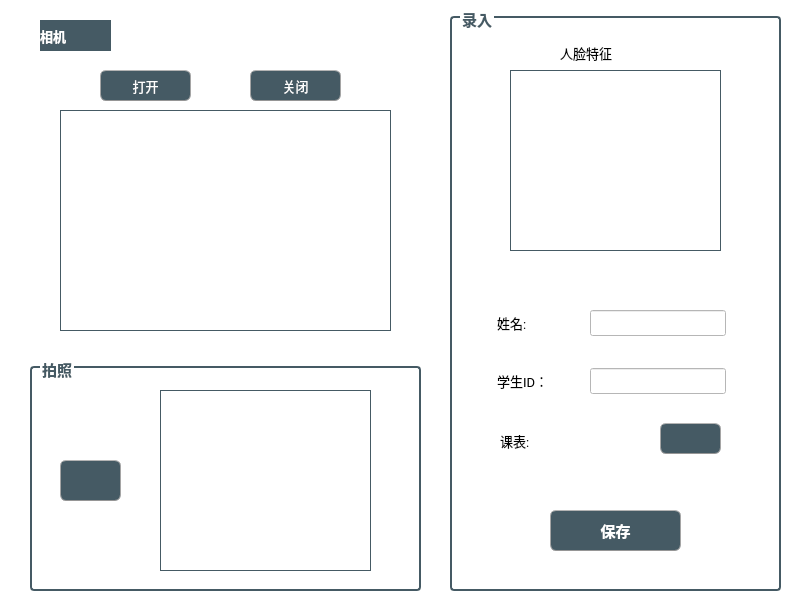
<?xml version="1.0" encoding="UTF-8"?>
<ui version="4.0">
 <class>FaceRegisterForm</class>
 <widget class="QWidget" name="FaceRegisterForm">
  <property name="geometry">
   <rect>
    <x>0</x>
    <y>0</y>
    <width>800</width>
    <height>600</height>
   </rect>
  </property>
  <property name="windowTitle">
   <string>Form</string>
  </property>
  <property name="styleSheet">
   <string notr="true">background-color: rgb(255, 255, 255);</string>
  </property>
  <widget class="QLabel" name="label_tablecard">
   <property name="geometry">
    <rect>
     <x>20</x>
     <y>10</y>
     <width>411</width>
     <height>341</height>
    </rect>
   </property>
   <property name="font">
    <font>
     <family>Roboto</family>
     <pointsize>10</pointsize>
     <weight>75</weight>
     <bold>true</bold>
    </font>
   </property>
   <property name="styleSheet">
    <string notr="true">border-image: url(:/icon/pic/table_card.png);</string>
   </property>
   <property name="text">
    <string/>
   </property>
   <property name="alignment">
    <set>Qt::AlignCenter</set>
   </property>
  </widget>
  <widget class="QLabel" name="label_6">
   <property name="geometry">
    <rect>
     <x>40</x>
     <y>20</y>
     <width>71</width>
     <height>31</height>
    </rect>
   </property>
   <property name="font">
    <font>
     <family>Roboto</family>
     <pointsize>10</pointsize>
     <weight>75</weight>
     <bold>true</bold>
    </font>
   </property>
   <property name="styleSheet">
    <string notr="true">background-color: rgb(69, 90, 100);
color: rgb(255, 255, 255);</string>
   </property>
   <property name="text">
    <string>相机</string>
   </property>
  </widget>
  <widget class="QPushButton" name="pushButton_open">
   <property name="geometry">
    <rect>
     <x>100</x>
     <y>70</y>
     <width>91</width>
     <height>31</height>
    </rect>
   </property>
   <property name="font">
    <font>
     <family>Roboto</family>
     <pointsize>10</pointsize>
     <weight>50</weight>
     <bold>false</bold>
    </font>
   </property>
   <property name="styleSheet">
    <string notr="true">QPushButton{
	
	color: rgb(255, 255, 255);
	border-width: 1px;
	border-radius: 6px;
	border-bottom-color: rgb(150,150,150);
	border-right-color: rgb(165,165,165);
	border-left-color: rgb(165,165,165);
	border-top-color: rgb(180,180,180);
	border-style: solid;
	padding: 4px;
	background-color: rgb(69, 90, 100);
}
QPushButton:hover{
	color: rgb(255, 255, 255);
	border-width: 1px;
	border-radius:6px;
	border-top-color: rgb(255,150,60);
	border-right-color: qlineargradient(spread:pad, x1:0, y1:1, x2:1, y2:0, stop:0 rgba(200, 70, 20, 255), stop:1 rgba(255,150,60, 255));
	border-left-color:  qlineargradient(spread:pad, x1:1, y1:0, x2:0, y2:0, stop:0 rgba(200, 70, 20, 255), stop:1 rgba(255,150,60, 255));
	border-bottom-color: rgb(200,70,20);
	border-style: solid;
	padding: 2px;
	background-color: rgb(69, 90, 100);
}
QPushButton:default{
	color: rgb(255, 255, 255);
	border-width: 1px;
	border-radius:6px;
	border-top-color: rgb(255,150,60);
	border-right-color: qlineargradient(spread:pad, x1:0, y1:1, x2:1, y2:0, stop:0 rgba(200, 70, 20, 255), stop:1 rgba(255,150,60, 255));
	border-left-color:  qlineargradient(spread:pad, x1:1, y1:0, x2:0, y2:0, stop:0 rgba(200, 70, 20, 255), stop:1 rgba(255,150,60, 255));
	border-bottom-color: rgb(200,70,20);
	border-style: solid;
	padding: 2px;
	background-color: qlineargradient(spread:pad, x1:0.5, y1:1, x2:0.5, y2:0, stop:0 rgba(220, 220, 220, 255), stop:1 rgba(255, 255, 255, 255));
}
QPushButton:pressed{
	color: rgb(255, 255, 255);
	border-width: 1px;
	border-radius: 6px;
	border-width: 1px;
	border-top-color: rgba(255,150,60,200);
	border-right-color: qlineargradient(spread:pad, x1:0, y1:1, x2:1, y2:0, stop:0 rgba(200, 70, 20, 255), stop:1 rgba(255,150,60, 200));
	border-left-color:  qlineargradient(spread:pad, x1:1, y1:0, x2:0, y2:0, stop:0 rgba(200, 70, 20, 255), stop:1 rgba(255,150,60, 200));
	border-bottom-color: rgba(200,70,20,200);
	border-style: solid;
	padding: 2px;
	
	background-color: rgb(129, 156, 169);
	
}</string>
   </property>
   <property name="text">
    <string>打开</string>
   </property>
   <property name="icon">
    <iconset resource="resource.qrc">
     <normaloff>:/icon/pic/camera.png</normaloff>:/icon/pic/camera.png</iconset>
   </property>
  </widget>
  <widget class="QGroupBox" name="groupBox_2">
   <property name="geometry">
    <rect>
     <x>30</x>
     <y>360</y>
     <width>391</width>
     <height>231</height>
    </rect>
   </property>
   <property name="font">
    <font>
     <family>Roboto Black</family>
     <pointsize>11</pointsize>
     <weight>75</weight>
     <bold>true</bold>
    </font>
   </property>
   <property name="styleSheet">
    <string notr="true">QGroupBox
        {
          border: 2px solid rgb(69, 90, 100);
          border-radius:4px;
          margin-top:6px;
          }
QGroupBox:title
        {
          color:rgb(69, 90, 100);
          subcontrol-origin: margin;
          left: 10px;
          }</string>
   </property>
   <property name="title">
    <string>拍照</string>
   </property>
   <widget class="QLabel" name="label_face">
    <property name="geometry">
     <rect>
      <x>130</x>
      <y>30</y>
      <width>211</width>
      <height>181</height>
     </rect>
    </property>
    <property name="styleSheet">
     <string notr="true">border: 1px solid rgb(69, 90, 100);</string>
    </property>
    <property name="text">
     <string/>
    </property>
   </widget>
   <widget class="QPushButton" name="pushButton_take_photo">
    <property name="geometry">
     <rect>
      <x>30</x>
      <y>100</y>
      <width>61</width>
      <height>41</height>
     </rect>
    </property>
    <property name="font">
     <font>
      <family>Roboto</family>
      <pointsize>11</pointsize>
      <weight>75</weight>
      <bold>true</bold>
     </font>
    </property>
    <property name="styleSheet">
     <string notr="true">QPushButton{
	
	color: rgb(255, 255, 255);
	border-width: 1px;
	border-radius: 6px;
	border-bottom-color: rgb(150,150,150);
	border-right-color: rgb(165,165,165);
	border-left-color: rgb(165,165,165);
	border-top-color: rgb(180,180,180);
	border-style: solid;
	padding: 4px;
	background-color: rgb(69, 90, 100);
}
QPushButton:hover{
	color: rgb(255, 255, 255);
	border-width: 1px;
	border-radius:6px;
	border-top-color: rgb(255,150,60);
	border-right-color: qlineargradient(spread:pad, x1:0, y1:1, x2:1, y2:0, stop:0 rgba(200, 70, 20, 255), stop:1 rgba(255,150,60, 255));
	border-left-color:  qlineargradient(spread:pad, x1:1, y1:0, x2:0, y2:0, stop:0 rgba(200, 70, 20, 255), stop:1 rgba(255,150,60, 255));
	border-bottom-color: rgb(200,70,20);
	border-style: solid;
	padding: 2px;
	background-color: rgb(69, 90, 100);
}
QPushButton:default{
	color: rgb(255, 255, 255);
	border-width: 1px;
	border-radius:6px;
	border-top-color: rgb(255,150,60);
	border-right-color: qlineargradient(spread:pad, x1:0, y1:1, x2:1, y2:0, stop:0 rgba(200, 70, 20, 255), stop:1 rgba(255,150,60, 255));
	border-left-color:  qlineargradient(spread:pad, x1:1, y1:0, x2:0, y2:0, stop:0 rgba(200, 70, 20, 255), stop:1 rgba(255,150,60, 255));
	border-bottom-color: rgb(200,70,20);
	border-style: solid;
	padding: 2px;
	background-color: qlineargradient(spread:pad, x1:0.5, y1:1, x2:0.5, y2:0, stop:0 rgba(220, 220, 220, 255), stop:1 rgba(255, 255, 255, 255));
}
QPushButton:pressed{
	color: rgb(255, 255, 255);
	border-width: 1px;
	border-radius: 6px;
	border-width: 1px;
	border-top-color: rgba(255,150,60,200);
	border-right-color: qlineargradient(spread:pad, x1:0, y1:1, x2:1, y2:0, stop:0 rgba(200, 70, 20, 255), stop:1 rgba(255,150,60, 200));
	border-left-color:  qlineargradient(spread:pad, x1:1, y1:0, x2:0, y2:0, stop:0 rgba(200, 70, 20, 255), stop:1 rgba(255,150,60, 200));
	border-bottom-color: rgba(200,70,20,200);
	border-style: solid;
	padding: 2px;
	
	background-color: rgb(129, 156, 169);
	
}</string>
    </property>
    <property name="text">
     <string/>
    </property>
    <property name="icon">
     <iconset resource="resource.qrc">
      <normaloff>:/icon/pic/take photo.png</normaloff>:/icon/pic/take photo.png</iconset>
    </property>
   </widget>
  </widget>
  <widget class="QGroupBox" name="groupBox_3">
   <property name="geometry">
    <rect>
     <x>450</x>
     <y>10</y>
     <width>331</width>
     <height>581</height>
    </rect>
   </property>
   <property name="font">
    <font>
     <family>Roboto Black</family>
     <pointsize>11</pointsize>
     <weight>75</weight>
     <bold>true</bold>
    </font>
   </property>
   <property name="styleSheet">
    <string notr="true">QGroupBox
        {
          border: 2px solid rgb(69, 90, 100);
          border-radius:4px;
          margin-top:6px;
          }
QGroupBox:title
        {
          color:rgb(69, 90, 100);
          subcontrol-origin: margin;
          left: 10px;
          }</string>
   </property>
   <property name="title">
    <string>录入</string>
   </property>
   <widget class="QLabel" name="label_face_feature">
    <property name="geometry">
     <rect>
      <x>60</x>
      <y>60</y>
      <width>211</width>
      <height>181</height>
     </rect>
    </property>
    <property name="styleSheet">
     <string notr="true">border: 1px solid rgb(69, 90, 100);</string>
    </property>
    <property name="text">
     <string/>
    </property>
   </widget>
   <widget class="QPushButton" name="pushButton_add_timetable">
    <property name="geometry">
     <rect>
      <x>210</x>
      <y>413</y>
      <width>61</width>
      <height>31</height>
     </rect>
    </property>
    <property name="font">
     <font>
      <family>Roboto</family>
      <pointsize>11</pointsize>
      <weight>75</weight>
      <bold>true</bold>
     </font>
    </property>
    <property name="styleSheet">
     <string notr="true">QPushButton{
	
	color: rgb(255, 255, 255);
	border-width: 1px;
	border-radius: 6px;
	border-bottom-color: rgb(150,150,150);
	border-right-color: rgb(165,165,165);
	border-left-color: rgb(165,165,165);
	border-top-color: rgb(180,180,180);
	border-style: solid;
	padding: 4px;
	background-color: rgb(69, 90, 100);
}
QPushButton:hover{
	color: rgb(255, 255, 255);
	border-width: 1px;
	border-radius:6px;
	border-top-color: rgb(255,150,60);
	border-right-color: qlineargradient(spread:pad, x1:0, y1:1, x2:1, y2:0, stop:0 rgba(200, 70, 20, 255), stop:1 rgba(255,150,60, 255));
	border-left-color:  qlineargradient(spread:pad, x1:1, y1:0, x2:0, y2:0, stop:0 rgba(200, 70, 20, 255), stop:1 rgba(255,150,60, 255));
	border-bottom-color: rgb(200,70,20);
	border-style: solid;
	padding: 2px;
	background-color: rgb(69, 90, 100);
}
QPushButton:default{
	color: rgb(255, 255, 255);
	border-width: 1px;
	border-radius:6px;
	border-top-color: rgb(255,150,60);
	border-right-color: qlineargradient(spread:pad, x1:0, y1:1, x2:1, y2:0, stop:0 rgba(200, 70, 20, 255), stop:1 rgba(255,150,60, 255));
	border-left-color:  qlineargradient(spread:pad, x1:1, y1:0, x2:0, y2:0, stop:0 rgba(200, 70, 20, 255), stop:1 rgba(255,150,60, 255));
	border-bottom-color: rgb(200,70,20);
	border-style: solid;
	padding: 2px;
	background-color: qlineargradient(spread:pad, x1:0.5, y1:1, x2:0.5, y2:0, stop:0 rgba(220, 220, 220, 255), stop:1 rgba(255, 255, 255, 255));
}
QPushButton:pressed{
	color: rgb(255, 255, 255);
	border-width: 1px;
	border-radius: 6px;
	border-width: 1px;
	border-top-color: rgba(255,150,60,200);
	border-right-color: qlineargradient(spread:pad, x1:0, y1:1, x2:1, y2:0, stop:0 rgba(200, 70, 20, 255), stop:1 rgba(255,150,60, 200));
	border-left-color:  qlineargradient(spread:pad, x1:1, y1:0, x2:0, y2:0, stop:0 rgba(200, 70, 20, 255), stop:1 rgba(255,150,60, 200));
	border-bottom-color: rgba(200,70,20,200);
	border-style: solid;
	padding: 2px;
	
	background-color: rgb(129, 156, 169);
	
}</string>
    </property>
    <property name="text">
     <string/>
    </property>
    <property name="icon">
     <iconset resource="resource.qrc">
      <normaloff>:/icon/pic/add.png</normaloff>:/icon/pic/add.png</iconset>
    </property>
   </widget>
   <widget class="QPushButton" name="pushButton_register">
    <property name="geometry">
     <rect>
      <x>100</x>
      <y>500</y>
      <width>131</width>
      <height>41</height>
     </rect>
    </property>
    <property name="font">
     <font>
      <family>Roboto</family>
      <pointsize>11</pointsize>
      <weight>75</weight>
      <bold>true</bold>
     </font>
    </property>
    <property name="styleSheet">
     <string notr="true">QPushButton{
	
	color: rgb(255, 255, 255);
	border-width: 1px;
	border-radius: 6px;
	border-bottom-color: rgb(150,150,150);
	border-right-color: rgb(165,165,165);
	border-left-color: rgb(165,165,165);
	border-top-color: rgb(180,180,180);
	border-style: solid;
	padding: 4px;
	background-color: rgb(69, 90, 100);
}
QPushButton:hover{
	color: rgb(255, 255, 255);
	border-width: 1px;
	border-radius:6px;
	border-top-color: rgb(255,150,60);
	border-right-color: qlineargradient(spread:pad, x1:0, y1:1, x2:1, y2:0, stop:0 rgba(200, 70, 20, 255), stop:1 rgba(255,150,60, 255));
	border-left-color:  qlineargradient(spread:pad, x1:1, y1:0, x2:0, y2:0, stop:0 rgba(200, 70, 20, 255), stop:1 rgba(255,150,60, 255));
	border-bottom-color: rgb(200,70,20);
	border-style: solid;
	padding: 2px;
	background-color: rgb(69, 90, 100);
}
QPushButton:default{
	color: rgb(255, 255, 255);
	border-width: 1px;
	border-radius:6px;
	border-top-color: rgb(255,150,60);
	border-right-color: qlineargradient(spread:pad, x1:0, y1:1, x2:1, y2:0, stop:0 rgba(200, 70, 20, 255), stop:1 rgba(255,150,60, 255));
	border-left-color:  qlineargradient(spread:pad, x1:1, y1:0, x2:0, y2:0, stop:0 rgba(200, 70, 20, 255), stop:1 rgba(255,150,60, 255));
	border-bottom-color: rgb(200,70,20);
	border-style: solid;
	padding: 2px;
	background-color: qlineargradient(spread:pad, x1:0.5, y1:1, x2:0.5, y2:0, stop:0 rgba(220, 220, 220, 255), stop:1 rgba(255, 255, 255, 255));
}
QPushButton:pressed{
	color: rgb(255, 255, 255);
	border-width: 1px;
	border-radius: 6px;
	border-width: 1px;
	border-top-color: rgba(255,150,60,200);
	border-right-color: qlineargradient(spread:pad, x1:0, y1:1, x2:1, y2:0, stop:0 rgba(200, 70, 20, 255), stop:1 rgba(255,150,60, 200));
	border-left-color:  qlineargradient(spread:pad, x1:1, y1:0, x2:0, y2:0, stop:0 rgba(200, 70, 20, 255), stop:1 rgba(255,150,60, 200));
	border-bottom-color: rgba(200,70,20,200);
	border-style: solid;
	padding: 2px;
	
	background-color: rgb(129, 156, 169);
	
}</string>
    </property>
    <property name="text">
     <string>保存</string>
    </property>
    <property name="icon">
     <iconset resource="resource.qrc">
      <normaloff>:/icon/pic/save.png</normaloff>:/icon/pic/save.png</iconset>
    </property>
   </widget>
   <widget class="QLabel" name="label_3">
    <property name="geometry">
     <rect>
      <x>47</x>
      <y>300</y>
      <width>86</width>
      <height>26</height>
     </rect>
    </property>
    <property name="font">
     <font>
      <family>Roboto</family>
      <pointsize>10</pointsize>
      <weight>50</weight>
      <bold>false</bold>
     </font>
    </property>
    <property name="text">
     <string>姓名:</string>
    </property>
   </widget>
   <widget class="QLabel" name="label_2">
    <property name="geometry">
     <rect>
      <x>47</x>
      <y>358</y>
      <width>86</width>
      <height>26</height>
     </rect>
    </property>
    <property name="font">
     <font>
      <family>Roboto</family>
      <pointsize>10</pointsize>
      <weight>50</weight>
      <bold>false</bold>
     </font>
    </property>
    <property name="text">
     <string>学生ID：</string>
    </property>
   </widget>
   <widget class="QLineEdit" name="lineEdit_name">
    <property name="geometry">
     <rect>
      <x>140</x>
      <y>300</y>
      <width>136</width>
      <height>26</height>
     </rect>
    </property>
    <property name="font">
     <font>
      <family>Roboto</family>
      <pointsize>10</pointsize>
     </font>
    </property>
   </widget>
   <widget class="QLineEdit" name="lineEdit_sno">
    <property name="geometry">
     <rect>
      <x>140</x>
      <y>358</y>
      <width>136</width>
      <height>26</height>
     </rect>
    </property>
    <property name="font">
     <font>
      <family>Roboto</family>
      <pointsize>10</pointsize>
     </font>
    </property>
   </widget>
   <widget class="QLabel" name="label_4">
    <property name="geometry">
     <rect>
      <x>110</x>
      <y>30</y>
      <width>111</width>
      <height>26</height>
     </rect>
    </property>
    <property name="font">
     <font>
      <family>Roboto</family>
      <pointsize>10</pointsize>
      <weight>50</weight>
      <bold>false</bold>
     </font>
    </property>
    <property name="text">
     <string>人脸特征</string>
    </property>
   </widget>
   <widget class="QLabel" name="label_5">
    <property name="geometry">
     <rect>
      <x>50</x>
      <y>418</y>
      <width>86</width>
      <height>26</height>
     </rect>
    </property>
    <property name="font">
     <font>
      <family>Roboto</family>
      <pointsize>10</pointsize>
      <weight>50</weight>
      <bold>false</bold>
     </font>
    </property>
    <property name="text">
     <string>课表:</string>
    </property>
   </widget>
   <widget class="QLabel" name="label">
    <property name="geometry">
     <rect>
      <x>150</x>
      <y>410</y>
      <width>40</width>
      <height>40</height>
     </rect>
    </property>
    <property name="styleSheet">
     <string notr="true">border-image: url(:/icon/pic/na.png);</string>
    </property>
    <property name="text">
     <string/>
    </property>
   </widget>
  </widget>
  <widget class="QPushButton" name="pushButton_stop">
   <property name="geometry">
    <rect>
     <x>250</x>
     <y>70</y>
     <width>91</width>
     <height>31</height>
    </rect>
   </property>
   <property name="font">
    <font>
     <family>Roboto</family>
     <pointsize>10</pointsize>
     <weight>50</weight>
     <bold>false</bold>
    </font>
   </property>
   <property name="styleSheet">
    <string notr="true">QPushButton{
	
	color: rgb(255, 255, 255);
	border-width: 1px;
	border-radius: 6px;
	border-bottom-color: rgb(150,150,150);
	border-right-color: rgb(165,165,165);
	border-left-color: rgb(165,165,165);
	border-top-color: rgb(180,180,180);
	border-style: solid;
	padding: 4px;
	background-color: rgb(69, 90, 100);
}
QPushButton:hover{
	color: rgb(255, 255, 255);
	border-width: 1px;
	border-radius:6px;
	border-top-color: rgb(255,150,60);
	border-right-color: qlineargradient(spread:pad, x1:0, y1:1, x2:1, y2:0, stop:0 rgba(200, 70, 20, 255), stop:1 rgba(255,150,60, 255));
	border-left-color:  qlineargradient(spread:pad, x1:1, y1:0, x2:0, y2:0, stop:0 rgba(200, 70, 20, 255), stop:1 rgba(255,150,60, 255));
	border-bottom-color: rgb(200,70,20);
	border-style: solid;
	padding: 2px;
	background-color: rgb(69, 90, 100);
}
QPushButton:default{
	color: rgb(255, 255, 255);
	border-width: 1px;
	border-radius:6px;
	border-top-color: rgb(255,150,60);
	border-right-color: qlineargradient(spread:pad, x1:0, y1:1, x2:1, y2:0, stop:0 rgba(200, 70, 20, 255), stop:1 rgba(255,150,60, 255));
	border-left-color:  qlineargradient(spread:pad, x1:1, y1:0, x2:0, y2:0, stop:0 rgba(200, 70, 20, 255), stop:1 rgba(255,150,60, 255));
	border-bottom-color: rgb(200,70,20);
	border-style: solid;
	padding: 2px;
	background-color: qlineargradient(spread:pad, x1:0.5, y1:1, x2:0.5, y2:0, stop:0 rgba(220, 220, 220, 255), stop:1 rgba(255, 255, 255, 255));
}
QPushButton:pressed{
	color: rgb(255, 255, 255);
	border-width: 1px;
	border-radius: 6px;
	border-width: 1px;
	border-top-color: rgba(255,150,60,200);
	border-right-color: qlineargradient(spread:pad, x1:0, y1:1, x2:1, y2:0, stop:0 rgba(200, 70, 20, 255), stop:1 rgba(255,150,60, 200));
	border-left-color:  qlineargradient(spread:pad, x1:1, y1:0, x2:0, y2:0, stop:0 rgba(200, 70, 20, 255), stop:1 rgba(255,150,60, 200));
	border-bottom-color: rgba(200,70,20,200);
	border-style: solid;
	padding: 2px;
	
	background-color: rgb(129, 156, 169);
	
}</string>
   </property>
   <property name="text">
    <string>关闭</string>
   </property>
   <property name="icon">
    <iconset resource="resource.qrc">
     <normaloff>:/icon/pic/stop.png</normaloff>:/icon/pic/stop.png</iconset>
   </property>
  </widget>
  <widget class="QLabel" name="label_frame">
   <property name="geometry">
    <rect>
     <x>60</x>
     <y>110</y>
     <width>331</width>
     <height>221</height>
    </rect>
   </property>
   <property name="styleSheet">
    <string notr="true">border: 1px solid rgb(69, 90, 100);</string>
   </property>
   <property name="text">
    <string/>
   </property>
  </widget>
 </widget>
 <resources>
  <include location="resource.qrc"/>
 </resources>
 <connections/>
</ui>
